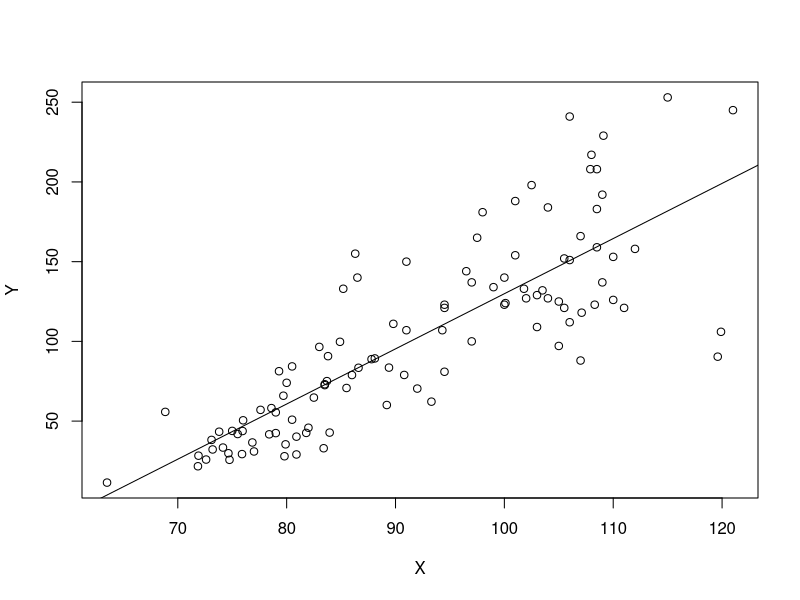

Source code (R):
rm(list = ls())

tabla = read.csv('EXA_C09_S03_01.csv', header=T)
print(tabla)

attach(tabla)
plot(X,Y)

res = lm(Y~X)


print(summary(res))

ym = mean(Y)
xm = mean(X)
np = length(X)

b1 = sum((X-xm) * (Y-ym)) / sum((X-xm)^2)

cat('b1 = ', b1, '\n')

b0 = ym - b1 * xm

cat('b0 = ', b0, '\n')

abline(res)

SSE = sum((Y-b0-b1*X)^2)
s2yx = SSE/(np-2)
sumx2 = sum((X-xm)^2)
sd_b0 = sqrt(s2yx * sum(X*X)/(np * sumx2))

cat ('desviacion estandard de b0: ', sd_b0, '\n')

sd_b1 = sqrt(s2yx / sumx2)

cat ('desviacion estandard de b1: ', sd_b1, '\n')

cat ('t-ratio de b0: ', b0/sd_b0, '\n')

cat ('t-ratio de b10: ', b1/sd_b1, '\n')

SS_regresion = sum((b0+b1*X-ym)^2)

cat ('SS_regresion: ', SS_regresion, '\n')

SS_Error = sum((Y - b0-b1*X)^2)

cat ('SS_Error: ', SS_Error, '\n')

SS_Total = sum((Y - ym)^2)

cat ('SS_Total: ', SS_Total, '\n')

MSR = SS_regresion / 1
MSE = SS_Error / (np-2)

cat ('MSR: ', MSR, '\n')
cat ('MSE: ', MSE, '\n')

F = MSR/MSE

cat ('F: ', F, '\n')

#--------------------------------------

# Example 9.4.1

# H0: b1 = 0

alfa = .05

F_critico = qf(1-alfa/2, 1, np-2)

cat ('F critico: ', F_critico, '\n')

#--------------------------------------------------

# Estimando el coeficiente de determinacion poblacional

r2t = 1 - sum((Y-b0-b1*X)^2) / (np-2) / (sum((Y-ym)^2)/(np-1))

cat ('R-sq(sdj): ', r2t, '\n')

#------------------------------------------------------

# Ejemplo 9.4.2


# Hipotesis: b1 = 0

cat ('b1: ', b1, '\n')
cat ('sd_b1: ', sd_b1, '\n')
te = b1/sd_b1
cat ('t : ', te, '\n')
cat ('valor critico: ', qt(1-alfa/2, np-2), '\n')

cat ('p-value: ', pt(te, np-1), '\n')

#----------------------------------------------------

# probando las suposiciones de regresion












